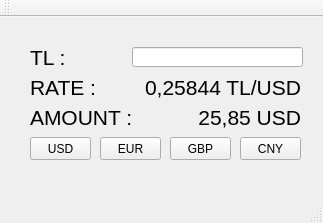
<?xml version="1.0" encoding="UTF-8"?>
<ui version="4.0">
 <class>MainWindow</class>
 <widget class="QMainWindow" name="MainWindow">
  <property name="geometry">
   <rect>
    <x>0</x>
    <y>0</y>
    <width>323</width>
    <height>223</height>
   </rect>
  </property>
  <property name="windowTitle">
   <string>CONVERTER</string>
  </property>
  <widget class="QWidget" name="centralWidget">
   <widget class="QLabel" name="label">
    <property name="geometry">
     <rect>
      <x>30</x>
      <y>30</y>
      <width>51</width>
      <height>21</height>
     </rect>
    </property>
    <property name="font">
     <font>
      <pointsize>16</pointsize>
     </font>
    </property>
    <property name="text">
     <string>TL :</string>
    </property>
   </widget>
   <widget class="QLabel" name="label_2">
    <property name="geometry">
     <rect>
      <x>30</x>
      <y>60</y>
      <width>71</width>
      <height>21</height>
     </rect>
    </property>
    <property name="font">
     <font>
      <pointsize>16</pointsize>
     </font>
    </property>
    <property name="text">
     <string>RATE :</string>
    </property>
   </widget>
   <widget class="QLabel" name="label_3">
    <property name="geometry">
     <rect>
      <x>30</x>
      <y>90</y>
      <width>101</width>
      <height>21</height>
     </rect>
    </property>
    <property name="font">
     <font>
      <pointsize>16</pointsize>
     </font>
    </property>
    <property name="text">
     <string>AMOUNT :</string>
    </property>
   </widget>
   <widget class="QPushButton" name="pushButtonUSD">
    <property name="geometry">
     <rect>
      <x>30</x>
      <y>120</y>
      <width>61</width>
      <height>23</height>
     </rect>
    </property>
    <property name="text">
     <string>USD</string>
    </property>
   </widget>
   <widget class="QPushButton" name="pushButtonEUR">
    <property name="geometry">
     <rect>
      <x>100</x>
      <y>120</y>
      <width>61</width>
      <height>23</height>
     </rect>
    </property>
    <property name="text">
     <string>EUR</string>
    </property>
   </widget>
   <widget class="QPushButton" name="pushButtonGBP">
    <property name="geometry">
     <rect>
      <x>170</x>
      <y>120</y>
      <width>61</width>
      <height>23</height>
     </rect>
    </property>
    <property name="text">
     <string>GBP</string>
    </property>
   </widget>
   <widget class="QPushButton" name="pushButtonCNY">
    <property name="geometry">
     <rect>
      <x>240</x>
      <y>120</y>
      <width>61</width>
      <height>23</height>
     </rect>
    </property>
    <property name="text">
     <string>CNY</string>
    </property>
   </widget>
   <widget class="QLabel" name="label_rate">
    <property name="geometry">
     <rect>
      <x>130</x>
      <y>60</y>
      <width>171</width>
      <height>21</height>
     </rect>
    </property>
    <property name="font">
     <font>
      <pointsize>16</pointsize>
     </font>
    </property>
    <property name="text">
     <string>0,25844 TL/USD</string>
    </property>
    <property name="alignment">
     <set>Qt::AlignRight|Qt::AlignTrailing|Qt::AlignVCenter</set>
    </property>
   </widget>
   <widget class="QLabel" name="label_amount">
    <property name="geometry">
     <rect>
      <x>130</x>
      <y>90</y>
      <width>171</width>
      <height>21</height>
     </rect>
    </property>
    <property name="font">
     <font>
      <pointsize>16</pointsize>
     </font>
    </property>
    <property name="text">
     <string>25,85 USD</string>
    </property>
    <property name="alignment">
     <set>Qt::AlignRight|Qt::AlignTrailing|Qt::AlignVCenter</set>
    </property>
   </widget>
   <widget class="QLineEdit" name="edittext">
    <property name="geometry">
     <rect>
      <x>132</x>
      <y>30</y>
      <width>171</width>
      <height>20</height>
     </rect>
    </property>
   </widget>
   <widget class="QLabel" name="label_error">
    <property name="geometry">
     <rect>
      <x>30</x>
      <y>150</y>
      <width>281</width>
      <height>16</height>
     </rect>
    </property>
    <property name="text">
     <string/>
    </property>
   </widget>
  </widget>
  <widget class="QMenuBar" name="menuBar">
   <property name="geometry">
    <rect>
     <x>0</x>
     <y>0</y>
     <width>323</width>
     <height>21</height>
    </rect>
   </property>
  </widget>
  <widget class="QToolBar" name="mainToolBar">
   <attribute name="toolBarArea">
    <enum>TopToolBarArea</enum>
   </attribute>
   <attribute name="toolBarBreak">
    <bool>false</bool>
   </attribute>
  </widget>
  <widget class="QStatusBar" name="statusBar"/>
 </widget>
 <layoutdefault spacing="6" margin="11"/>
 <resources/>
 <connections/>
</ui>
